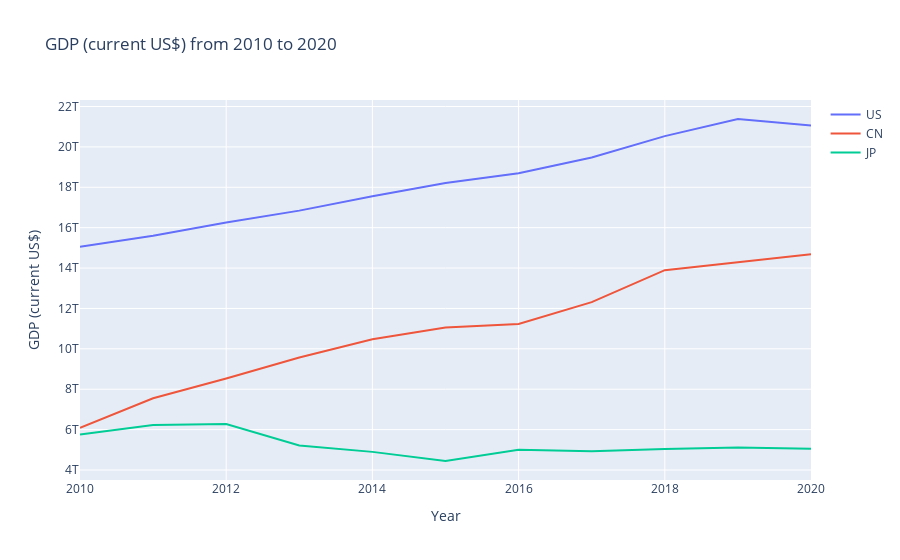

Notebook code cell kept with this figure:
### Markdown cell above
##### 7. **Plot Economic Indicator for Multiple Countries**

- Plot the GDP indicator for the US, China, and Japan from 2010 to 2020:

### Code cell
countries_indicator('NY.GDP.MKTP.CD', ['US', 'CN', 'JP'], '2010', '2020')
